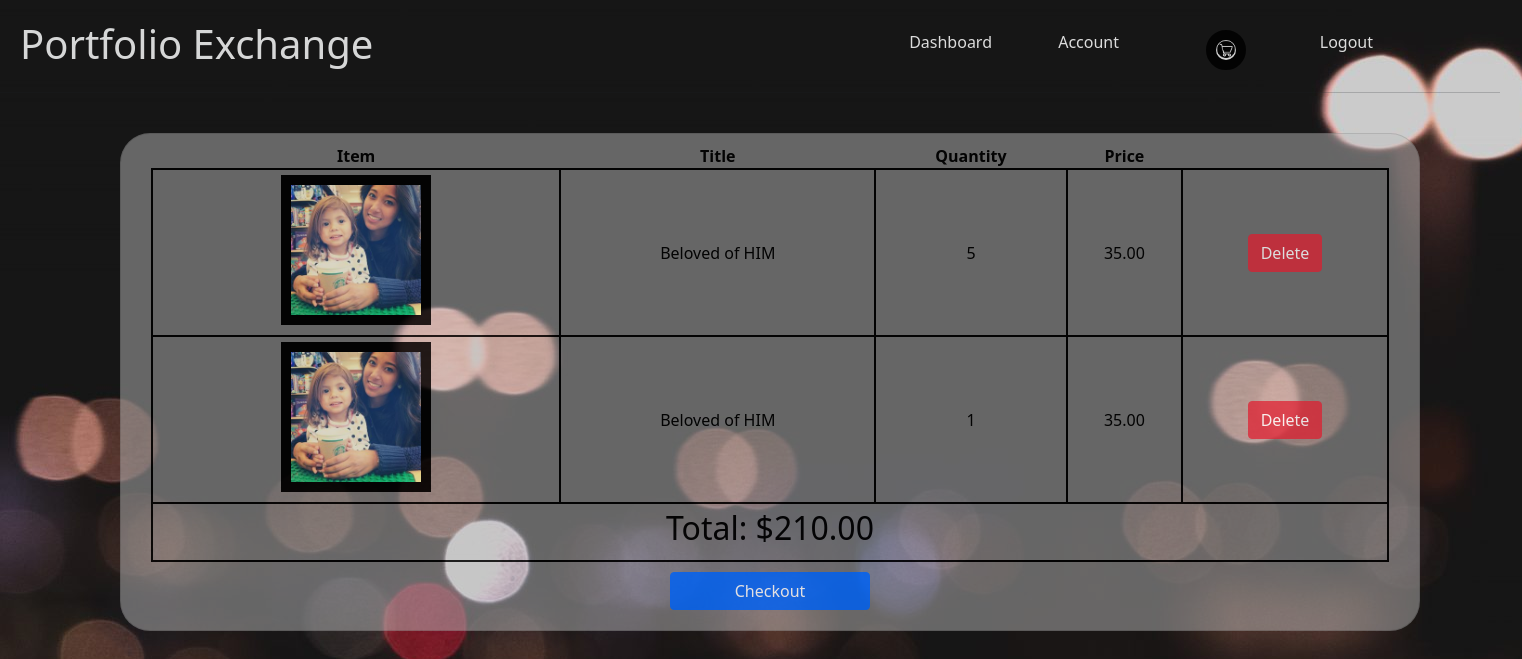
/user/viewcart (signed in), run on an earlier commit of the app's database.
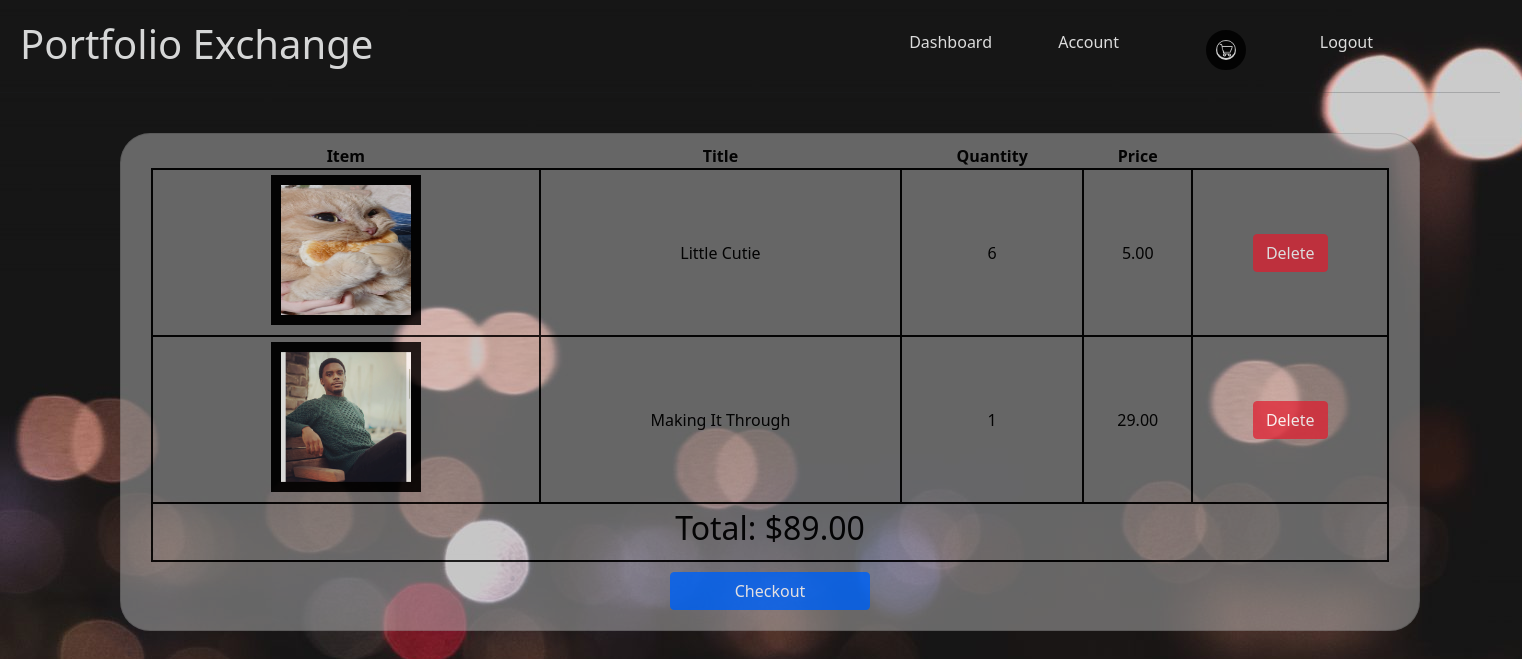
And on a later commit of the database.
### Solo_Project_App/models.py (models this page shows)
class CartItem(models.Model):
    cart = models.ForeignKey(Cart, related_name="items_in_cart", on_delete = models.CASCADE)
    item = models.ForeignKey(Portfolio, related_name="cart_items", on_delete = models.CASCADE)
    quantity = models.IntegerField(default=0)
    created_at = models.DateTimeField(auto_now_add=True)
    updated_at = models.DateTimeField(auto_now=True)

class Portfolio(models.Model):
    title = models.CharField(max_length=55)
    price = models.DecimalField(decimal_places=2, max_digits=5)
    portfolio_image = models.ImageField(null=True, blank=True, upload_to="images/")
    content_creator = models.ForeignKey(User, related_name="user_portfolio", on_delete = models.CASCADE)
    portfolio_item = models.ManyToManyField(User, related_name="all_portfolio_items")
    created_at = models.DateTimeField(auto_now_add=True)
    updated_at = models.DateTimeField(auto_now=True)
    objects = PortfolioManager()

class Cart(models.Model):
    user = models.ForeignKey(User, default=None, blank=True, null=True, related_name="carts", on_delete=models.CASCADE)
    total_price = models.DecimalField(decimal_places=2, max_digits=6)
    created_at = models.DateTimeField(auto_now_add=True)
    updated_at = models.DateTimeField(auto_now=True)

### Solo_Project_App/views.py (the view)
# urls.py: path('user/viewcart', views.view_cart),
def view_cart(request):
    print("Working")
    user = User.objects.get(id=request.session['user_id'])
    print("Working1")
    cart = Cart.objects.filter(user_id=user.id).last()
    print("Working2")
    line_items = CartItem.objects.filter(cart = cart.id)
    print("Working3")
    request.session['cart'] = cart.id
    request.session['total_price'] = float(cart.total_price)
    print("Working2.5")
    context = {
        "cart": cart,
        "line_items": line_items,
        "current_user": User.objects.get(id=request.session['user_id'])
    }
    print("Working4")
    return render(request, "view_cart.html", context)

### Solo_Project_App/templates/view_cart.html (shortened to what this page needs)
<!DOCTYPE html>
<html lang="en">
    <head>
    <link href="https://cdn.jsdelivr.net/npm/bootstrap@5.0.0-beta3/dist/css/bootstrap.min.css" rel="stylesheet">
        {% load static %}
        <link rel="stylesheet" href="{% static 'css/cart.css' %}?{% now 'U' %}">
    </head>
    <body>
        <div class="row">
            <div class="col-7">
                <h1 class="text-light">Portfolio Exchange</h1>
            </div>
            <div class="col-1 d-flex justify-content-end">
                <a href="/user/success">Dashboard</a>
            </div>
            <div class="col-1 d-flex justify-content-end">
                <a href="/user/account/{{current_user.id}}">Account</a>
            </div>
            <div class="col-1 d-flex justify-content-end">
                <a href="/user/viewcart"><img style="border-radius: 30px;" src="{% static 'images/shopping_cart.png' %}" width='40px' height='40px'></a>
            </div>
            <div class="col-1 d-flex justify-content-end">
                <a href="/user/logout">Logout</a>
            </div>
        </div>
        <hr>
        <div class="card">
            <table>
                <thead>
                    <th>Item</th>
                    <th>Title</th>
                    <th>Quantity</th>
                    <th>Price</th>
                </thead>
                <tbody>
                    {% for item in line_items %}
                    <tr>
                        <td><img src="{{item.item.portfolio_image.url}}" height=150px, width="150px"></td>
                        <td>{{item.item.title}}</td>
                        <td>{{item.quantity}}</td>
                        <td>{{item.item.price}}</td>
                        <td>
                            <form action="/user/removecart/{{item.id}}" method="POST">
                                <input class="btn btn-danger" type="submit" value="Delete">
                            </form>
                        </td>
                    </tr>
                    {% endfor %}
                    <tr>
                        <td colspan="5"><h2>Total: ${{cart.total_price}}</h2></td>
                    </tr>
                </tbody>
            </table>
            <div id="checkbut">
                <form action="/user/checkout" method="POST">
                    <input class="btn btn-primary" type="submit" value="Checkout">
                </form>
            </div>
        </div>
    </body>
</html>

### Solo_Project_App/static/css/cart.css (style rules this page uses)
* { margin:0px; padding:0px; }
body { background-image: url('../images/blurrylights.jpg'); height: 1000px; width: 1500px; opacity: .85; background-attachment: fixed; }
.card { background-color:rgba(192, 192, 192, 0.555); width: 1300px; padding-left: 30px; padding-right: 30px; height: max-content; margin-left: 120px; border-radius: 30px; padding-top: 10px; padding-bottom: 20px; margin-top: 40px; color: black; }
h1 { margin-left: 20px; margin-top: 20px; }
a { margin-top: 30px; text-decoration: none; color: white; }
img { border: 10px solid black; margin-bottom: 5px; }
td { border: 2px solid black; padding-top: 5px; padding-bottom: 5px; }
table { text-align: center; }
#checkbut { text-align: center; margin-top: 10px; }
#checkbut > form > input { width: 200px; }

What changed in the data, as far as the page shows it:
removed CartItem: item.portfolio_image (picture), item "Beloved of HIM", quantity "5", item.price "35.00"
removed CartItem: item.portfolio_image (picture), item "Beloved of HIM", quantity "1", item.price "35.00"
no longer on this page (row edited): Cart: total_price "210.00"
added CartItem: item.portfolio_image (picture), item "Little Cutie", quantity "6", item.price "5.00"
added CartItem: item.portfolio_image (picture), item "Making It Through", quantity "1", item.price "29.00"
added Cart: total_price "89.00"
